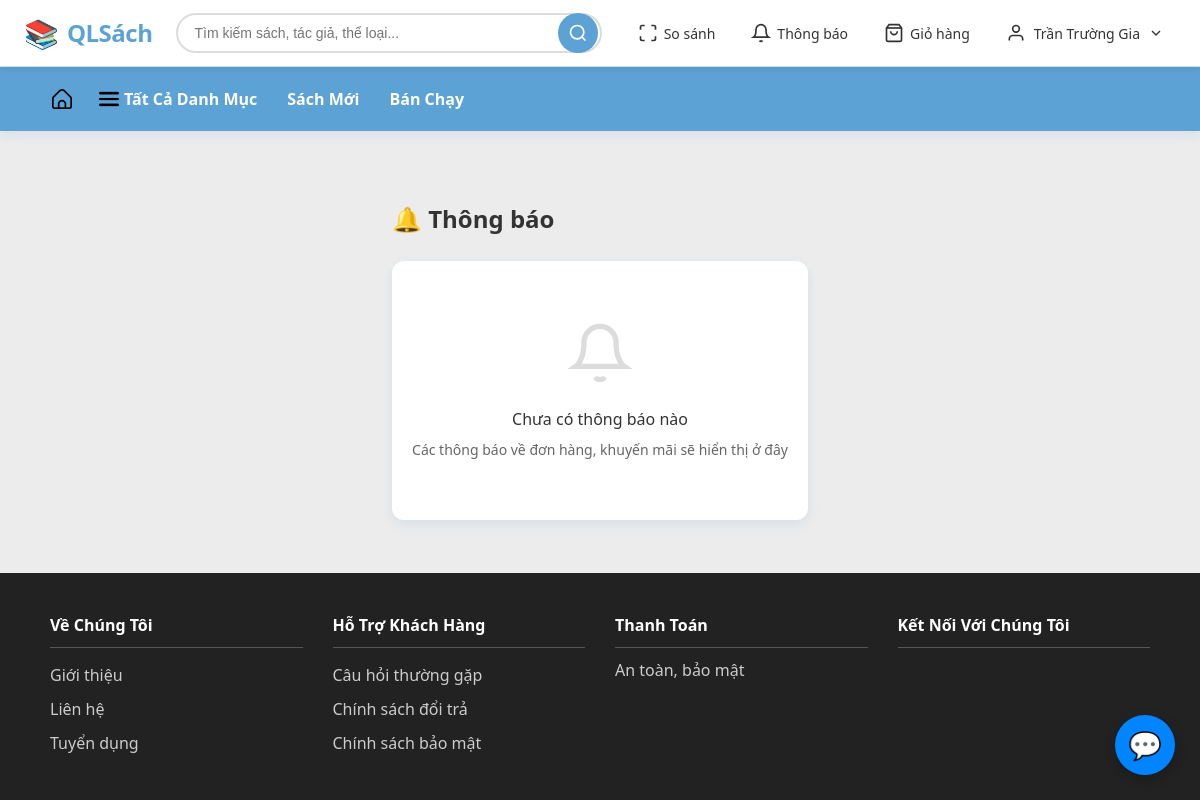
Before: /user/notifications.php (signed in) with the older database file.
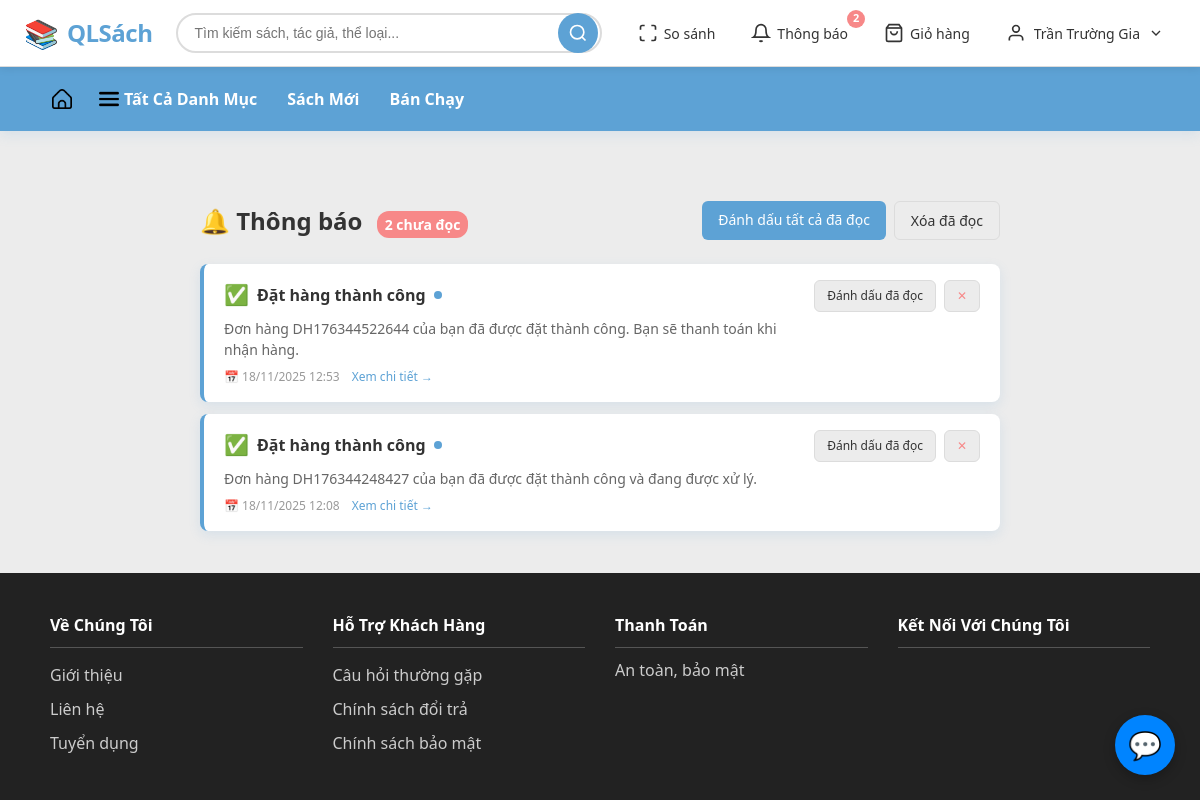
After: the same page with the newer database file.
### tables this page shows
CREATE TABLE `thong_bao` (
  `id_thong_bao` int(11) NOT NULL,
  `id_tk` varchar(5) NOT NULL,
  `tieu_de` varchar(250) NOT NULL,
  `noi_dung` text NOT NULL,
  `loai` varchar(20) NOT NULL DEFAULT 'info' COMMENT 'info, success, warning, error',
  `lien_ket` varchar(250) DEFAULT NULL,
  `da_doc` tinyint(1) NOT NULL DEFAULT 0 COMMENT '0: chưa đọc, 1: đã đọc',
  `ngay_gio_tao` datetime NOT NULL DEFAULT current_timestamp()
);

### models/Database.php (called while the page is built, shortened)
<?php
class Database {
    private $host = '127.0.0.1';
    private $db_name = 'qlsach';
    private $username = 'root';
    private $password = '';
    private $conn;
    public function __construct() {
        $this->conn = null;
        $dsn = 'mysql:host=' . $this->host . ';dbname=' . $this->db_name . ';charset=utf8mb4';
        try {
            $this->conn = new PDO($dsn, $this->username, $this->password);
            $this->conn->setAttribute(PDO::ATTR_ERRMODE, PDO::ERRMODE_EXCEPTION);
            $this->conn->setAttribute(PDO::ATTR_DEFAULT_FETCH_MODE, PDO::FETCH_OBJ);
        } catch (PDOException $e) {
            echo 'Kết nối thất bại: ' . $e->getMessage();
        }
    }
    public function prepare($sql) {
        return $this->conn->prepare($sql);
    }
}
?>

### models/Notification.php (called while the page is built, shortened)
<?php
require_once __DIR__ . '/Database.php';
class Notification {
    private $db;
    public function __construct() {
        $this->db = new Database();
    }
    public function getAll($id_tk = null) {
        if (!$id_tk && isset($_SESSION['id_tk'])) {
            $id_tk = $_SESSION['id_tk'];
        }
        $sql = "SELECT * FROM thong_bao
                WHERE id_tk = ?
                ORDER BY ngay_gio_tao DESC
                LIMIT 50";
        $stmt = $this->db->prepare($sql);
        $stmt->execute([$id_tk]);
        $notifications = $stmt->fetchAll();
        $result = [];
        foreach ($notifications as $notif) {
            $result[] = [
                'id' => $notif->id_thong_bao,
                'title' => $notif->tieu_de,
                'message' => $notif->noi_dung,
                'type' => $notif->loai,
                'link' => $notif->lien_ket,
                'read' => (bool)$notif->da_doc,
                'created_at' => $notif->ngay_gio_tao
            ];
        }
        return $result;
    }
    public function getUnreadCount($id_tk = null) {
        if (!$id_tk && isset($_SESSION['id_tk'])) {
            $id_tk = $_SESSION['id_tk'];
        }
        $sql = "SELECT COUNT(*) as count FROM thong_bao
                WHERE id_tk = ? AND da_doc = 0";
        $stmt = $this->db->prepare($sql);
        $stmt->execute([$id_tk]);
        $result = $stmt->fetch();
        return $result->count ?? 0;
    }
}
?>

### user/notifications.php (the view, shortened to what the changed rows need)
<?php
include_once '../includes/header.php';
require_once '../models/Notification.php';
$notificationModel = new Notification();
$notifications = $notificationModel->getAll();
$unreadCount = $notificationModel->getUnreadCount();
?>
<div class="container" style="margin-top: 30px; max-width: 900px;">
    <div class="notifications-header" style="display: flex; justify-content: space-between; align-items: center; margin-bottom: 24px;">
        <h2 style="margin: 0;">
            🔔 Thông báo
            <?php if ($unreadCount > 0): ?>
                <span style="background: var(--danger); color: white; padding: 4px 8px; border-radius: 12px; font-size: 14px; margin-left: 8px;">
                    <?= $unreadCount ?> chưa đọc
                </span>
            <?php endif; ?>
        </h2>
        <?php if (!empty($notifications)): ?>
            <div style="display: flex; gap: 8px;">
                <a href="../controllers/notificationController.php?action=markAllAsRead"
                   class="btn"
                   style="padding: 8px 16px; background: var(--primary); color: white; border-radius: 6px; text-decoration: none; font-size: 14px;">
                    Đánh dấu tất cả đã đọc
                </a>
                <a href="../controllers/notificationController.php?action=clearRead"
                   class="btn"
                   style="padding: 8px 16px; background: var(--light-bg); color: var(--text); border-radius: 6px; text-decoration: none; font-size: 14px; border: 1px solid var(--border);"
                   onclick="return confirm('Bạn có chắc muốn xóa tất cả thông báo đã đọc?')">
                    Xóa đã đọc
                </a>
            </div>
        <?php endif; ?>
    </div>
    <?php if (empty($notifications)): ?>
        <div style="text-align: center; padding: 60px 20px; background: white; border-radius: 12px; box-shadow: var(--shadow);">
            <svg width="64" height="64" viewBox="0 0 24 24" fill="none" stroke="currentColor" stroke-width="2" style="color: var(--border); margin: 0 auto 16px;">
                <path d="M18 8A6 6 0 0 0 6 8c0 7-3 9-3 9h18s-3-2-3-9"></path>
                <path d="M13.73 21a2 2 0 0 1-3.46 0"></path>
            </svg>
            <p style="color: var(--text); font-size: 16px; margin-bottom: 8px;">Chưa có thông báo nào</p>
            <p style="color: #666; font-size: 14px;">Các thông báo về đơn hàng, khuyến mãi sẽ hiển thị ở đây</p>
        </div>
    <?php else: ?>
        <div class="notifications-list" style="display: flex; flex-direction: column; gap: 12px;">
            <?php foreach ($notifications as $notif): ?>
                <div class="notification-item"
                     style="background: white; padding: 16px 20px; border-radius: 8px; box-shadow: var(--shadow);
                            <?= !isset($notif['read']) || !$notif['read'] ? 'border-left: 4px solid var(--primary);' : 'opacity: 0.7;' ?>">
                    <div style="display: flex; justify-content: space-between; align-items: start; gap: 16px;">
                        <div style="flex: 1;">
                            <div style="display: flex; align-items: center; gap: 8px; margin-bottom: 8px;">
                                <?php
                                $typeIcon = '🔔';
                                if (isset($notif['type'])) {
                                    switch ($notif['type']) {
                                        case 'success':
                                            $typeIcon = '✅';
                                            break;
                                    }
                                }
                                ?>
                                <span style="font-size: 20px;"><?= $typeIcon ?></span>
                                <h3 style="margin: 0; font-size: 16px; font-weight: 600; color: var(--text);">
                                    <?= htmlspecialchars($notif['title'] ?? 'Thông báo') ?>
                                </h3>
                                <?php if (!isset($notif['read']) || !$notif['read']): ?>
                                    <span style="background: var(--primary); width: 8px; height: 8px; border-radius: 50%; display: inline-block;"></span>
                                <?php endif; ?>
                            </div>
                            <p style="margin: 0 0 8px 0; color: #666; font-size: 14px; line-height: 1.5;">
                                <?= htmlspecialchars($notif['message'] ?? '') ?>
                            </p>
                            <div style="display: flex; align-items: center; gap: 12px; font-size: 12px; color: #999;">
                                <span>📅 <?= isset($notif['created_at']) ? date('d/m/Y H:i', strtotime($notif['created_at'])) : 'Vừa xong' ?></span>
                                <?php if (isset($notif['link']) && $notif['link']): ?>
                                    <a href="<?= htmlspecialchars($notif['link']) ?>"
                                       style="color: var(--primary); text-decoration: none; font-weight: 500;">
                                        Xem chi tiết →
                                    </a>
                                <?php endif; ?>
                            </div>
                        </div>
                        <div style="display: flex; gap: 8px;">
                            <?php if (!isset($notif['read']) || !$notif['read']): ?>
                                <a href="../controllers/notificationController.php?action=markAsRead&id=<?= urlencode($notif['id']) ?>"
                                   style="padding: 6px 12px; background: var(--light-bg); color: var(--text); border-radius: 6px; text-decoration: none; font-size: 12px; border: 1px solid var(--border);">
                                    Đánh dấu đã đọc
                                </a>
                            <?php endif; ?>
                            <a href="../controllers/notificationController.php?action=delete&id=<?= urlencode($notif['id']) ?>"
                               style="padding: 6px 12px; background: var(--light-bg); color: var(--danger); border-radius: 6px; text-decoration: none; font-size: 12px; border: 1px solid var(--border);"
                               onclick="return confirm('Bạn có chắc muốn xóa thông báo này?')">
                                ✕
                            </a>
                        </div>
                    </div>
                </div>
            <?php endforeach; ?>
        </div>
    <?php endif; ?>
</div>
<?php include_once '../includes/footer.php'; ?>

### includes/header.php (shortened to what the changed rows need)
<?php
require_once __DIR__ . '/../models/Notification.php';
$notificationModelNav = new Notification();
$notificationCount = $notificationModelNav->getUnreadCount();
?>
<!DOCTYPE html>
<html lang="vi">
<head>
    <link rel="stylesheet" href="/qlsach/public/css/style.css">
    <link rel="stylesheet" href="/qlsach/public/css/wishlist-button.css">
</head>
<body>
<div class="page-container">
<header class="main-header">
    <div class="header-container">
        <div class="header-actions">
            <?php if (isset($_SESSION['id_tk'])): ?>
                <div class="notification-wrapper">
                    <a href="/qlsach/user/notifications.php" class="action-item notification-item" title="Thông báo">
                        <svg width="20" height="20" viewBox="0 0 24 24" fill="none" stroke="currentColor" stroke-width="2">
                            <path d="M18 8A6 6 0 0 0 6 8c0 7-3 9-3 9h18s-3-2-3-9"></path>
                            <path d="M13.73 21a2 2 0 0 1-3.46 0"></path>
                        </svg>
                        <span class="action-text">Thông báo</span>
                        <?php if ($notificationCount > 0): ?>
                            <span class="action-badge"><?= $notificationCount ?></span>
                        <?php endif; ?>
                    </a>
                </div>
            <?php endif; ?>
        </div>
    </div>
</header>

Changed rows visible on the page:
added thong_bao: loai "✅", tieu_de "Đặt hàng thành công", noi_dung "Đơn hàng DH176344522644 của bạn đã được đặt thành công. Bạn sẽ thanh toán khi nhận hàng.", ngay_gio_tao "18/11/2025 12:53"
added thong_bao: loai "✅", tieu_de "Đặt hàng thành công", noi_dung "Đơn hàng DH176344248427 của bạn đã được đặt thành công và đang được xử lý.", ngay_gio_tao "18/11/2025 12:08"
Other visible differences:
$notificationCount: (not shown) → "2"
$unreadCount: (not shown) → "2"
text no longer shown: "Chưa có thông báo nào Các thông báo về đơn hàng, khuyến mãi sẽ hiển thị ở đây"
text now shown: "chưa đọc Đánh dấu tất cả đã đọc Xóa đã đọc"
